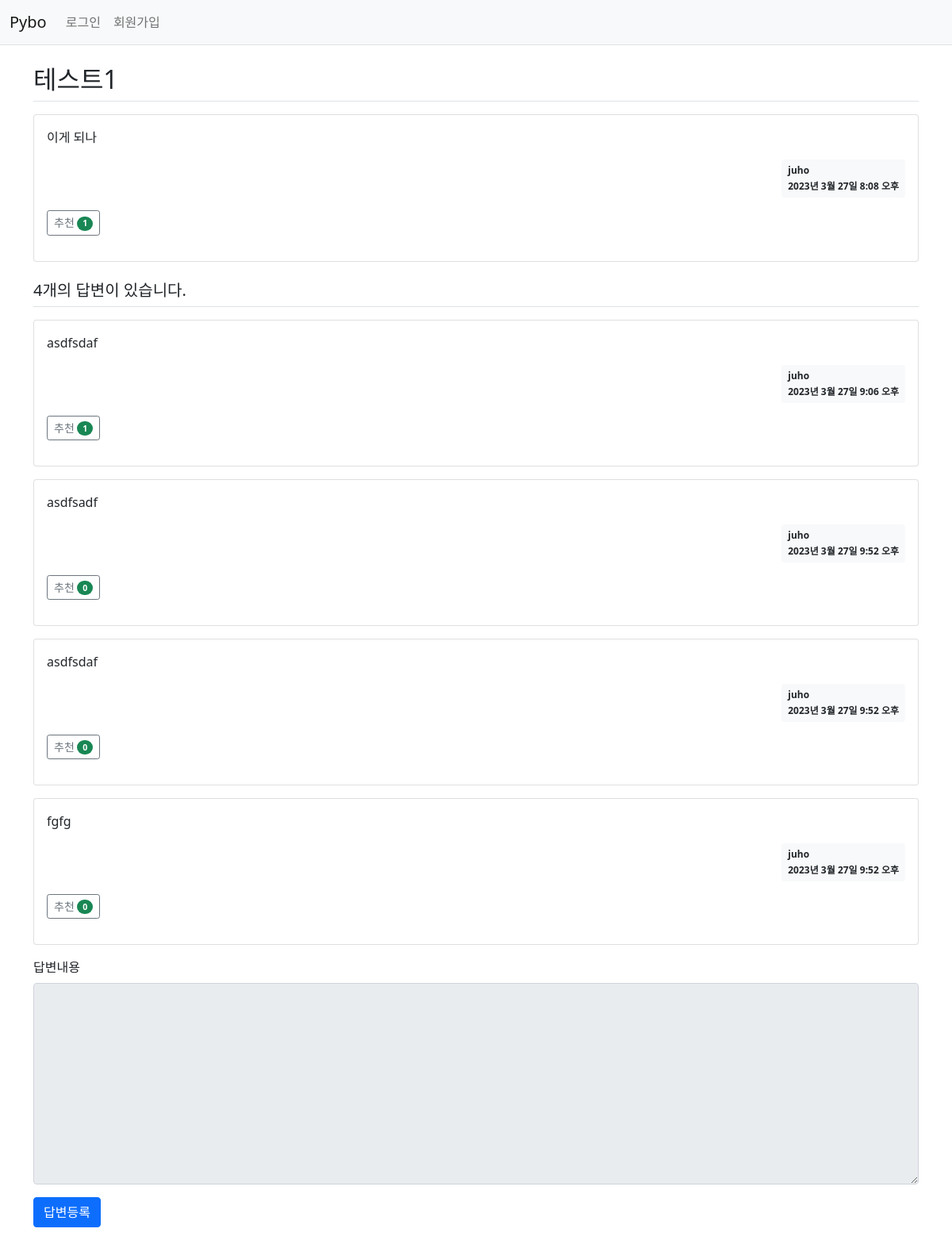
The app's page /pybo/310/ with its own data.
### pybo/models.py (models this page shows, shortened)
class Question(models.Model):
    author=models.ForeignKey(User,on_delete=models.CASCADE, null=True,related_name='author_question')
    subject = models.CharField(max_length=200)
    content=models.TextField()
    create_date=models.DateTimeField()
    modify_date=models.DateTimeField(null=True,blank=True)
    voter=models.ManyToManyField(User,related_name='voter_question')

class Answer(models.Model):
    author=models.ForeignKey(User,on_delete=models.CASCADE,null=True,related_name="author_answer")
    question=models.ForeignKey(Question,on_delete=models.CASCADE)
    content=models.TextField()
    create_date=models.DateTimeField()
    modify_date=models.DateTimeField(null=True,blank=True)
    voter=models.ManyToManyField(User,related_name="voter_answer")

### pybo/views/base_views.py (the view)
# urls.py: path('<int:question_id>/',base_views.detail,name="detail"),
def detail(request,question_id):
    question=get_object_or_404(Question,pk=question_id)
    context={"question":question}
    return render(request,'pybo/question_detail.html',context)

### pybo/templatetags/pybo_filter.py (called while the page is built)
@register.filter
def mark(value):
    extensions=["nl2br","fenced_code"]
    return mark_safe(markdown.markdown(value,extensions=extensions))

### templates/pybo/question_detail.html (shortened to what this page needs)
{% extends 'base.html'%}
{% load pybo_filter%}
{%block content%}
<div class="container my-3">
    <h2 class="border-bottom py-2">
        {{question.subject}}
    </h2>
    <div class="card my-3">
        <div class="card-body">
            <div class="card-text" >
                {{question.content|mark}}
            </div>
            <div class="d-flex justify-content-end">
            <div class="badge bg-light text-dark p-2 text-start">
                <div class="mb-2">{{question.author.username}}</div>
                <div>{{question.create_date}}</div>
            </div>
        </div>
        <div class="my-3">
            <a href="javascript:void(0)" data-uri="{% url 'pybo:question_vote' question.id  %}"
               class="recommend btn btn-sm btn-outline-secondary"> 추천
                <span class="badge rounded-pill bg-success">{{question.voter.count}}</span>
            </a>
        </div>
    </div>
</div>
<h5 class="border-bottom my-3 py-2">
    {{question.answer_set.count}}개의 답변이 있습니다.
</h5>
{%for answers in question.answer_set.all%}
<div class="card my-3">
    <div class="card-body">
        <div class="card-text" >
            {{answers.content|mark}}
        </div>
    <div class="d-flex justify-content-end">
        <div class="badge bg-light text-dark p-2 text-start">
            <div class="mb-2">{{answers.author.username}}</div>
            <div>{{answers.create_date}}</div>
        </div>
    </div>
    <div class='my-3'>
        <a href="javascript:void(0)" data-uri="{% url 'pybo:answer_vote' answers.id %}"
        class="recommend btn btn-sm btn-outline-secondary">
        추천
        <span class="badge rounded-pill bg-success">{{answers.voter.count}}</span>
        </a>
    </div>
</div>
</div>
{% endfor %}
<form action="{%url 'pybo:answer_create' question.id %}" method="post" class="my-3">
 <div class="mb-3">
    <label for="content" class="form-label">답변내용</label>
    <textarea {% if not user.is_authenticated %}disabled{% endif %} name="content" id="content" class="form-control" rows="10"></textarea>
</div>
<input type="submit" value="답변등록"
class="btn btn-primary">
</form>
</div>
{%endblock%}

### records on screen
Question: subject "테스트1", content|mark "이게 되나", author.username "juho", create_date "2023년 3월 27일 8:08 오후", voter.count "1", answer_set.count "4"
Answer: content|mark "asdfsdaf", author.username "juho", create_date "2023년 3월 27일 9:06 오후", voter.count "1"
Answer: content|mark "asdfsadf", author.username "juho", create_date "2023년 3월 27일 9:52 오후", voter.count "0"
Answer: content|mark "asdfsdaf", author.username "juho", create_date "2023년 3월 27일 9:52 오후", voter.count "0"
Answer: content|mark "fgfg", author.username "juho", create_date "2023년 3월 27일 9:52 오후", voter.count "0"
